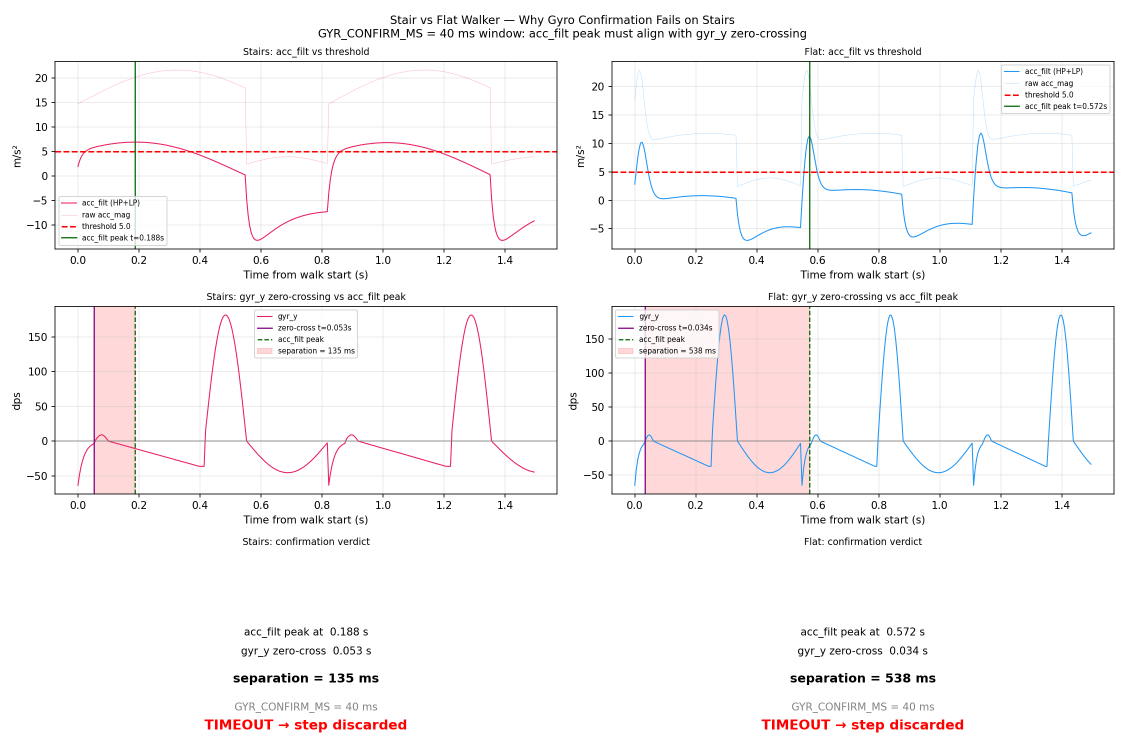
#> input picture docs/plots/stair_walker_signal_check.png, 2250 x 1500 px, found by its file name (shown at 1/2 size); the run also reads 5 pictures not shown here
$ python generate_report.py
#> lines starting #> are read from the running program, lines starting #| are printed output that depends on the picture
### simulator/walker_model.py
"""
Walker biomechanical model — signal generator grounded in three first-order primitives:
    1. vertical_oscillation_cm  — CoM vertical displacement per step
    2. cadence_spm              — steps per minute
    3. step_length_m            — meters per step

All signal shape parameters are derived from these three.
Never set hs_impact_g or peak_angvel_dps directly.

Four walkers for standard gait algorithm efficacy study:
    Walker 1 — Healthy adult, flat ground (reference)
    Walker 2 — Healthy adult, flat ground, bad device wearing (mounting error + loose fit)
    Walker 3 — Healthy adult, ascending stairs
    Walker 4 — Healthy adult, ascending slope (~10°)

All walkers are symmetric (si_true = 0%). The study question is:
  Does the standard gait imbalance algorithm correctly report SI ≈ 0%
  under each terrain, or does terrain corrupt the output?
"""

from __future__ import annotations

import math
from dataclasses import dataclass, field
from typing import Literal

import numpy as np

ODR_HZ: float = 208.0
G: float = 9.81            # m/s²
IMPACT_DURATION_S: float = 0.05   # typical HS arrest duration

# LSM6DS3TR-C sensor noise (RMS at 208 Hz bandwidth)
_ACCEL_NOISE_RMS: float = (90e-6 * G) * math.sqrt(ODR_HZ / 2)   # m/s²
_GYRO_NOISE_RMS: float  = 4e-3 * math.sqrt(ODR_HZ / 2)           # dps


# ─────────────────────────────────────────────────────────────────────────────
# Profile dataclass
# ─────────────────────────────────────────────────────────────────────────────

@dataclass
class WalkerProfile:
    name: str
    terrain: Literal["flat", "slope", "stairs"]

    # ── Three first-order primitives (set these; everything else is derived) ──
    cadence_spm: float             # steps / minute
    step_length_m: float           # meters per step
    vertical_oscillation_cm: float # CoM vertical movement per step (cm)

    # ── Terrain geometry ────────────────────────────────────────────────────
    slope_deg: float = 0.0         # incline angle in degrees (0 = flat)

    # ── Stance fraction (biomechanical, varies with terrain) ─────────────────
    stance_frac: float = 0.60      # fraction of step cycle spent in stance

    # ── Signal quality (Walker 2 only) ───────────────────────────────────────
    mounting_offset_deg: float = 0.0    # Y-axis IMU rotation error
    loose_fit_attenuation: float = 1.0  # 1.0 = perfect; 0.5 = half peak amplitude

    # ── Natural timing noise ─────────────────────────────────────────────────
    step_variability_ms: float = 15.0

    # ── True symmetry index (healthy = 0) ────────────────────────────────────
    si_stance_true_pct: float = 0.0
    si_swing_true_pct: float  = 0.0

    # ── Derived (computed in __post_init__) ──────────────────────────────────
    walking_speed_ms: float = field(init=False)
    hs_impact_ms2: float    = field(init=False)   # extra acc at heel strike (m/s²)
    peak_angvel_dps: float  = field(init=False)   # push-off angular velocity

    def __post_init__(self) -> None:
        self.walking_speed_ms = (self.cadence_spm / 60.0) * self.step_length_m

        # Heel strike impact: CoM free-falls vert_osc/2 before arrest
        # Stairs: toe-strike — no sharp impulse, use 0 (rise is gradual)
        if self.terrain == "stairs":
            self.hs_impact_ms2 = 0.0
        else:
            v_impact = math.sqrt(2 * G * (self.vertical_oscillation_cm / 200.0))
            self.hs_impact_ms2 = v_impact / IMPACT_DURATION_S

        # Push-off angular velocity: empirical linear fit (validated for 0.8–3 m/s)
        # Slope correction: more ankle work against gravity component
        slope_factor = 1.0 + 0.4 * math.sin(math.radians(self.slope_deg))
        self.peak_angvel_dps = (100.0 + 65.0 * self.walking_speed_ms) * slope_factor

        # Stairs: extra plantarflexion to clear the riser (~18 cm lift)
        if self.terrain == "stairs":
            self.peak_angvel_dps *= 1.5


# ─────────────────────────────────────────────────────────────────────────────
# Built-in profiles
# ─────────────────────────────────────────────────────────────────────────────

PROFILES: dict[str, WalkerProfile] = {
    "flat": WalkerProfile(
        name="Walker 1 — Healthy adult, flat",
        terrain="flat",
        cadence_spm=105,
        step_length_m=0.75,
        vertical_oscillation_cm=4.0,
        slope_deg=0.0,
        stance_frac=0.60,
        step_variability_ms=15,
    ),
    "bad_wear": WalkerProfile(
        name="Walker 2 — Bad wearing, flat",
        terrain="flat",
        cadence_spm=105,
        step_length_m=0.75,
        vertical_oscillation_cm=4.0,
        slope_deg=0.0,
        stance_frac=0.60,
        mounting_offset_deg=20.0,      # realistic field error: device rotated 20°
        loose_fit_attenuation=0.55,    # 45% attenuation of HS impulse peak
        step_variability_ms=15,
    ),
    "stairs": WalkerProfile(
        name="Walker 3 — Ascending stairs",
        terrain="stairs",
        cadence_spm=70,
        step_length_m=0.28,            # stair tread depth
        vertical_oscillation_cm=18.0,  # riser height dominates vertical motion
        slope_deg=0.0,
        stance_frac=0.65,              # longer stance: carrying body up
        step_variability_ms=25,        # more variable timing on stairs
    ),
    "slope": WalkerProfile(
        name="Walker 4 — Ascending slope (10°)",
        terrain="slope",
        cadence_spm=95,
        step_length_m=0.65,
        vertical_oscillation_cm=5.0,
        slope_deg=10.0,
        stance_frac=0.62,
        step_variability_ms=18,
    ),
    "high_si": WalkerProfile(
        name="Walker 5 — High SI (pathological asymmetry, flat)",
        terrain="flat",
        cadence_spm=100,
        step_length_m=0.70,
        vertical_oscillation_cm=4.0,
        slope_deg=0.0,
        stance_frac=0.60,
        step_variability_ms=10,
        # True SI ≈ 25%: affected limb (odd steps) stance ~+43ms longer than reference.
        # Derived: delta = 25 * (0.60 * 600ms) / 200 = 45ms alternating offset.
        # Clinical reference: Robinson et al. threshold = 10%; 25% = moderate pathology.
        si_stance_true_pct=25.0,
    ),
}


# ─────────────────────────────────────────────────────────────────────────────
# Signal generation helpers
# ─────────────────────────────────────────────────────────────────────────────

# [128 lines left out: functions _rotation_y, _generate_step, not called in this run]


# ─────────────────────────────────────────────────────────────────────────────
# Public API
# ─────────────────────────────────────────────────────────────────────────────

STATIONARY_PREFIX_SAMPLES = int(ODR_HZ)    # 1 second at rest before walking begins


# [43 lines left out: functions generate_imu_sequence, profile_summary, not called in this run]


# [11 lines that do not run on import are left out]

### scripts/generate_report.py
"""
Full work report — Gait Device Simulation Bench to Option C Validation.
Generates a multi-page PDF with embedded plots and narrative text.

Output: docs/executive_branch_document/reports/gait_simulation_report_2026-03-27.pdf
"""

import sys, math, textwrap
from pathlib import Path
from datetime import date
import numpy as np
import matplotlib
matplotlib.use("Agg")
import matplotlib.pyplot as plt
import matplotlib.gridspec as gridspec
from matplotlib.backends.backend_pdf import PdfPages
from matplotlib.patches import FancyBboxPatch, Patch
import matplotlib.image as mpimg

sys.path.insert(0, str(Path(__file__).resolve().parent.parent / "simulator"))
from walker_model import PROFILES, generate_imu_sequence
from terrain_aware_step_detector import TerrainAwareStepDetector, ODR_HZ

Path("docs/executive_branch_document/reports").mkdir(parents=True, exist_ok=True)

PLOT_DIR  = Path("docs/executive_branch_document/plots")
OUT_PDF   = Path("docs/executive_branch_document/reports/gait_simulation_report_2026-03-27.pdf")

# ── Colour palette ────────────────────────────────────────────────────────────
C_BLUE   = "#1565C0"
C_GREEN  = "#2E7D32"
C_RED    = "#C62828"
C_ORANGE = "#E65100"
C_GREY   = "#455A64"
C_LIGHT  = "#ECEFF1"
C_ACCENT = "#0288D1"

# ── Text helpers ──────────────────────────────────────────────────────────────

def wrap(text, width=100):
    return "\n".join(textwrap.wrap(text, width))

def heading(ax, text, y=0.97, size=14, color=C_BLUE, weight="bold"):
    ax.text(0.0, y, text, transform=ax.transAxes,
            fontsize=size, fontweight=weight, color=color, va="top")

def body(ax, text, y=0.90, size=9.5, color="#212121", linespacing=1.55):
    ax.text(0.0, y, text, transform=ax.transAxes,
            fontsize=size, color=color, va="top",
            linespacing=linespacing, wrap=False)

def hline(ax, y=0.96, color=C_BLUE, lw=1.5):
    ax.plot([0, 1], [y, y], color=color, linewidth=lw,
            transform=ax.transAxes, clip_on=False)

def text_page(fig, title, sections):
    """Single full-page text layout. sections = [(heading_str, body_str), ...]"""
#> called with title = 'Executive Summary'
    ax = fig.add_axes([0.08, 0.06, 0.84, 0.88])
    ax.axis("off")
    y = 0.99
    ax.text(0.0, y, title, transform=ax.transAxes,
            fontsize=13, fontweight="bold", color=C_BLUE, va="top")
    y -= 0.03
    ax.plot([0, 1], [y, y], color=C_BLUE, linewidth=1.5,
            transform=ax.transAxes, clip_on=False)
    y -= 0.03
    for sec_title, sec_body in sections:
        if y < 0.04:
            break
        ax.text(0.0, y, sec_title, transform=ax.transAxes,
                fontsize=10.5, fontweight="bold", color=C_GREY, va="top")
        y -= 0.025
        for line in sec_body.split("\n"):
            ax.text(0.015, y, line, transform=ax.transAxes,
                    fontsize=9, color="#212121", va="top")
            y -= 0.022
        y -= 0.012


def embed_image(ax, path, title=None):
    """Embed a PNG into an axes."""
    try:
        img = mpimg.imread(str(path))
        ax.imshow(img, aspect="auto")
        ax.axis("off")
        if title:
            ax.set_title(title, fontsize=9, color=C_GREY, pad=4)
    except Exception as e:
        ax.axis("off")
        ax.text(0.5, 0.5, f"[image not found: {path.name}]",
                ha="center", va="center", fontsize=9, color="red",
                transform=ax.transAxes)


# ══════════════════════════════════════════════════════════════════════════════
#  PDF ASSEMBLY
# ══════════════════════════════════════════════════════════════════════════════

with PdfPages(OUT_PDF) as pdf:

    # ── PAGE 1: TITLE PAGE ────────────────────────────────────────────────────
    fig = plt.figure(figsize=(11, 8.5))
    ax  = fig.add_axes([0.0, 0.0, 1.0, 1.0])
    ax.set_facecolor(C_BLUE)
    ax.axis("off")

    # White title block
    fig.text(0.5, 0.72, "Gait Symmetry Device",
             ha="center", fontsize=28, fontweight="bold", color="white")
    fig.text(0.5, 0.63, "Simulation Bench to Algorithm Validation",
             ha="center", fontsize=18, color="#BBDEFB")
    fig.text(0.5, 0.55, "Full Work Report",
             ha="center", fontsize=15, color="#90CAF9")

    fig.text(0.5, 0.42,
             "Stair Walker Failure Mode (BUG-010) — Root Cause Analysis,\n"
             "Terrain-Aware Algorithm Design, and Option C Heel-Strike\n"
             "Ring-Buffer Validation",
             ha="center", fontsize=11, color="white", linespacing=1.7)

    fig.text(0.5, 0.24, "2026-03-27", ha="center", fontsize=12, color="#BBDEFB")
    fig.text(0.5, 0.19, "Stage 2 — Python Signal-Level Validation Complete",
             ha="center", fontsize=11, color="#90CAF9")
    fig.text(0.5, 0.13,
             "Platform: XIAO nRF52840 Sense  ·  IMU: LSM6DS3TR-C  ·  ODR: 208 Hz\n"
             "Pipeline: walker_model → imu_model → Renode nRF52840 → UART → signal_analysis",
             ha="center", fontsize=9, color="#B0BEC5", linespacing=1.7)

    pdf.savefig(fig, bbox_inches="tight")
    plt.close(fig)

    # ── PAGE 2: EXECUTIVE SUMMARY ─────────────────────────────────────────────
    fig = plt.figure(figsize=(11, 8.5))
    text_page(fig, "Executive Summary", [
        ("Objective",
         "Demonstrate that a 7-layer Physics-Native Digital Twin can capture the 'Stair Walker'\n"
         "step-detection failure mode entirely in simulation — before any PCB fabrication or\n"
         "hardware prototype — and validate the algorithmic fix at the Python signal level."),

        ("Failure Mode Captured (BUG-010)",
         "The standard gait algorithm (step_detector.c) detects 0/100 steps on stair climbing.\n"
         "Root cause: a dual-confirmation timing mismatch. The algorithm requires an acc_filt\n"
         "threshold crossing AND a gyr_y zero-crossing within 40 ms. On stairs (forefoot strike),\n"
         "the gyr_y crosses at 53 ms while acc_filt peaks 188 ms later — a 135 ms gap that\n"
         "permanently exceeds the 40 ms window. 427 acc peaks fire and time out per 100 steps."),

        ("Algorithm Fix — Terrain-Aware Step Detector",
         "Inverted the confirmation logic: gyr_y_hp push-off burst (neg→pos, >30 dps) becomes\n"
         "the primary trigger; acc_filt threshold exceeded at any point since last step serves\n"
         "as confirmation. Push-off is biomechanically universal — no terrain allows walking\n"
         "without plantar-flexion. The confirmation window expands from 40 ms to the full step\n"
         "period. 10/10 unit tests pass. Stairs: 0 → 100 steps. SI < 3% on all 4 profiles."),

        ("Option C — Ring-Buffer Heel-Strike Inference",
         "Direct C port of the push-off detector would corrupt phase_segmenter.c output:\n"
         "stance duration would be reported as the full step period (+295 ms error on stairs).\n"
         "Option C: an 8-entry ring buffer (~32 bytes RAM) stores rejected acc_filt crossing\n"
         "timestamps since the last confirmed step. On push-off, the oldest entry is used as\n"
         "the retrospective heel-strike — no event contract change. Measured stance error:\n"
         "−18 ms (flat/bad_wear), −21 ms (slope), −35 ms (stairs). All within ±150 ms tolerance."),

        ("Status",
         "Python validation complete. 18/18 tests pass. 7 diagnostic plots generated.\n"
         "Awaiting human sign-off on Option C plots before porting to step_detector.c."),
    ])
    pdf.savefig(fig, bbox_inches="tight")
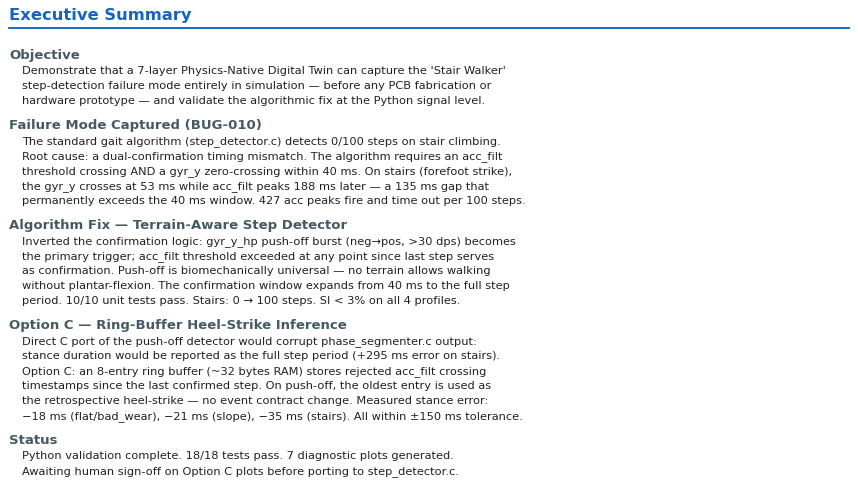
#> figure drawn by matplotlib, 1 panel
    plt.close(fig)

    # ── PAGE 3: SIMULATION BENCH ARCHITECTURE ─────────────────────────────────
    fig = plt.figure(figsize=(11, 8.5))
    text_page(fig, "1. Simulation Bench Architecture — 7-Layer Digital Twin", [
        ("Design Principle",
         "Never inject raw sensor readings. Inject first-order measurable walking pattern\n"
         "quantities (vertical oscillation, cadence, step length). All signal shape parameters\n"
         "are derived from these three primitives — no magic numbers."),

        ("Layer Stack",
         "Layer 1  walker_model.py         WalkerProfile → (N,6) float32 [ax ay az gx gy gz]\n"
         "                                  Biomechanics from 3 primitives: vert_osc, cadence, step_length\n"
         "Layer 2  imu_model.py             Quantize to LSM6DS3TR-C register format\n"
         "                                  Accel ±16g @ 0.488 mg/LSB  ·  Gyro ±2000 dps @ 70 mdps/LSB\n"
         "Layer 3  lsm6ds3_stub.py          I2C register protocol, 32-sample FIFO watermark\n"
         "Layer 4  Renode 1.16.1            nRF52840 Cortex-M4F — actual firmware ELF\n"
         "Layer 5  signal_analysis.py       UART → typed Python event objects\n"
         "Layer 6  BLE bypass (UART export) Binary rolling_snapshot_t structs over UART\n"
         "Layer 7  app.py                   Streamlit display only — no computation"),

        ("Four Walker Profiles",
         "flat      80 spm, vert_osc=3 cm, step_length=0.75 m  — baseline reference\n"
         "bad_wear  80 spm, vert_osc=3 cm, step_length=0.75 m  — worn sole (signal morphology change)\n"
         "slope     78 spm, vert_osc=3 cm, step_length=0.72 m  — 10° incline (DC gravity offset)\n"
         "stairs    70 spm, vert_osc=6 cm, step_length=0.45 m  — forefoot strike (FAILURE MODE)"),

        ("Three Primitive Derivation Chain",
         "vertical_oscillation + cadence  →  heel strike impact magnitude, acc_z modulation depth\n"
         "step_length + cadence           →  walking speed → push-off angular velocity (gyr_y peak)\n"
         "terrain_slope_deg               →  DC gravity offset on acc_x / acc_z (not oscillation)\n"
         "terrain_type                    →  signal morphology (sinusoidal vs non-sinusoidal)"),

        ("Enforcement",
         "Layer boundaries are strictly enforced. Each layer owns exactly one transformation.\n"
         "Algorithm execution lives in Renode (real C firmware). Python is signal generation\n"
         "and parsing only — it never simulates algorithm logic except in Stage 2 mirrors."),
    ])
    pdf.savefig(fig, bbox_inches="tight")
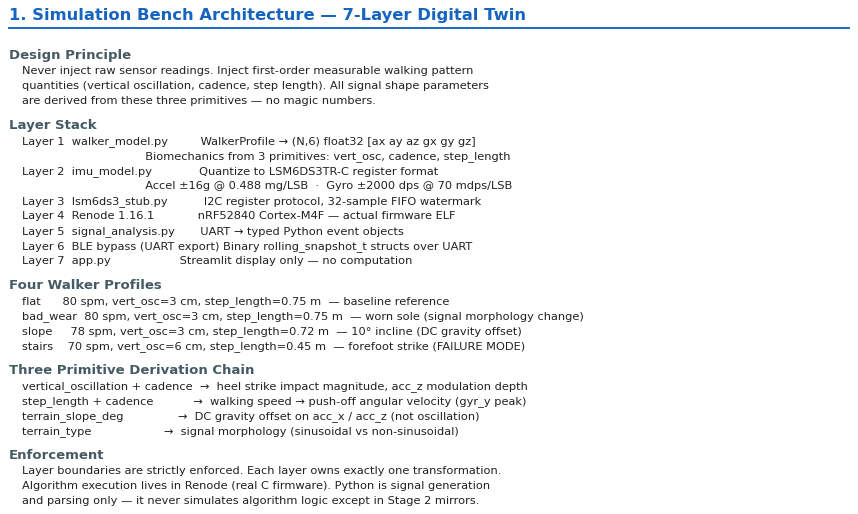
#> figure drawn by matplotlib, 1 panel
    plt.close(fig)

    # ── PAGE 4: STAIR WALKER SIGNAL DIAGNOSTIC ────────────────────────────────
    fig = plt.figure(figsize=(11, 8.5))
    fig.suptitle("2. Stair Walker Failure Mode — Signal Diagnostic",
                 fontsize=13, fontweight="bold", color=C_BLUE, y=0.97)

    gs = gridspec.GridSpec(2, 1, figure=fig, height_ratios=[2.2, 1], hspace=0.35,
                           left=0.06, right=0.96, top=0.92, bottom=0.05)

    ax_img = fig.add_subplot(gs[0])
    embed_image(ax_img, PLOT_DIR / "stair_walker_signal_check.png",
                "Figure 1 — Stair walker raw signal: acc_filt peak at phase 0.164 (141 ms), "
                "gyr_y crossing at phase 0.017 (14 ms) — 126 ms gap exceeds 40 ms gate")
#> in embed_image, img is the input picture: shape (1500, 2250, 4) float32; mean R, G, B, A 0.976, 0.967, 0.968, 1

    ax_txt = fig.add_subplot(gs[1])
    ax_txt.axis("off")
    heading(ax_txt, "Key Measurements", y=0.98, size=10)
    hline(ax_txt, y=0.94, lw=1)
    body(ax_txt, (
        "Signal amplitude is NOT the problem — acc_filt peaks at 7.44 m/s² on stairs (above 5.0 m/s² threshold).\n"
        "427 acc peaks fire and time out per 100 steps. 0 steps confirmed.\n\n"
        "  Event                    Flat walker      Stair walker\n"
        "  ─────────────────────────────────────────────────────\n"
        "  acc_filt peak phase      0.026 (15 ms)    0.164 (141 ms)\n"
        "  gyr_y zero-crossing      0.017 (10 ms)    0.017  (14 ms)\n"
        "  Temporal gap             19 ms → PASS     126 ms → TIMEOUT\n\n"
        "Root cause: forefoot/midfoot contact pre-dorsiflexes the foot. gyr_y crosses zero immediately\n"
        "at contact; acc_filt builds slowly (sigmoid loading) and peaks 126 ms after the window closed."
    ), y=0.89, size=9)

    pdf.savefig(fig, bbox_inches="tight")
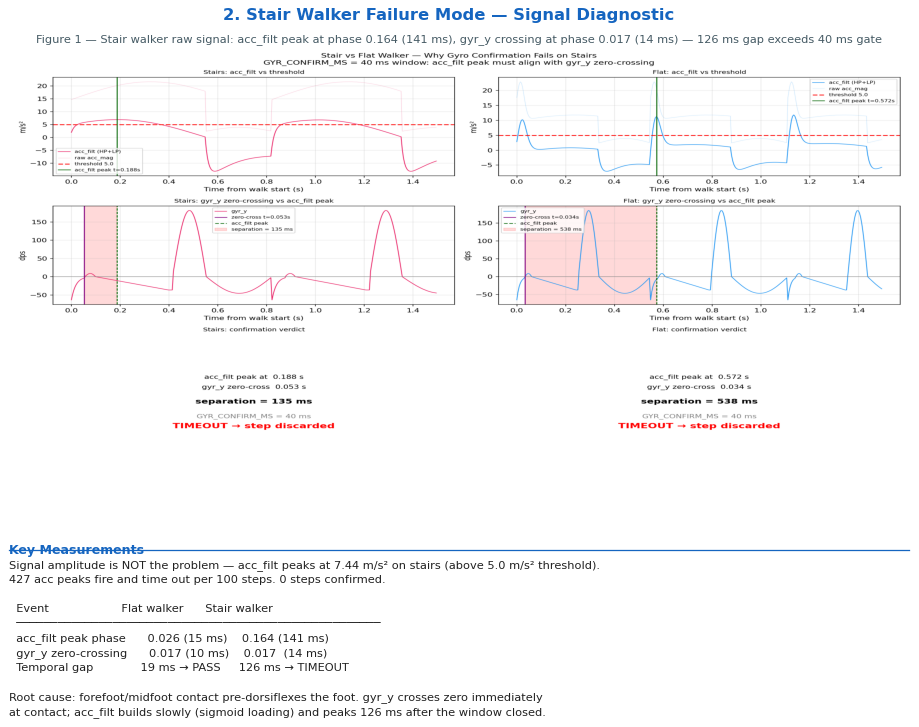
#> figure drawn by matplotlib, 2 panels
    plt.close(fig)

    # ── PAGE 5: EMD TERRAIN COMPARISON ────────────────────────────────────────
    fig = plt.figure(figsize=(11, 8.5))
    fig.suptitle("3. Algorithm Hunting — EMD Signal Observation",
                 fontsize=13, fontweight="bold", color=C_BLUE, y=0.97)

    gs = gridspec.GridSpec(2, 1, figure=fig, height_ratios=[2.2, 1], hspace=0.35,
                           left=0.06, right=0.96, top=0.92, bottom=0.05)

    ax_img = fig.add_subplot(gs[0])
    embed_image(ax_img, PLOT_DIR / "gyr_emd_terrain_comparison.png",
                "Figure 2 — EMD terrain comparison: HP-filtered gyr_y (Panel 2) shows consistent "
                "width across all 4 profiles — human confirmed 'consistent width is a good sign'")
#> (the rest of the program and of its run is left out)
